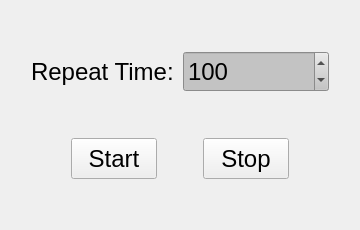
                <widget class="QWidget" name="tbDryRun">
                 <attribute name="title">
                  <string>Tab 2</string>
                 </attribute>
                 <layout class="QGridLayout" name="gridLayout_10">
                  <item row="0" column="0">
                   <layout class="QVBoxLayout" name="verticalLayout_3">
                    <property name="leftMargin">
                     <number>20</number>
                    </property>
                    <property name="rightMargin">
                     <number>20</number>
                    </property>
                    <item>
                     <spacer name="verticalSpacer_8">
                      <property name="orientation">
                       <enum>Qt::Vertical</enum>
                      </property>
                      <property name="sizeHint" stdset="0">
                       <size>
                        <width>20</width>
                        <height>40</height>
                       </size>
                      </property>
                     </spacer>
                    </item>
                    <item>
                     <layout class="QHBoxLayout" name="horizontalLayout_7">
                      <item>
                       <widget class="QLabel" name="label_8">
                        <property name="minimumSize">
                         <size>
                          <width>0</width>
                          <height>41</height>
                         </size>
                        </property>
                        <property name="font">
                         <font>
                          <family>Arial</family>
                          <pointsize>18</pointsize>
                         </font>
                        </property>
                        <property name="text">
                         <string>Repeat Time:</string>
                        </property>
                       </widget>
                      </item>
                      <item>
                       <widget class="QSpinBox" name="sbRepeatTime">
                        <property name="minimumSize">
                         <size>
                          <width>0</width>
                          <height>41</height>
                         </size>
                        </property>
                        <property name="font">
                         <font>
                          <family>Arial</family>
                          <pointsize>18</pointsize>
                         </font>
                        </property>
                        <property name="styleSheet">
                         <string notr="true">background-color:  rgb(195, 195, 195);</string>
                        </property>
                        <property name="maximum">
                         <number>9999</number>
                        </property>
                        <property name="value">
                         <number>100</number>
                        </property>
                       </widget>
                      </item>
                     </layout>
                    </item>
                    <item>
                     <spacer name="verticalSpacer_3">
                      <property name="orientation">
                       <enum>Qt::Vertical</enum>
                      </property>
                      <property name="sizeHint" stdset="0">
                       <size>
                        <width>20</width>
                        <height>40</height>
                       </size>
                      </property>
                     </spacer>
                    </item>
                    <item>
                     <layout class="QHBoxLayout" name="horizontalLayout_9">
                      <item>
                       <spacer name="horizontalSpacer_5">
                        <property name="orientation">
                         <enum>Qt::Horizontal</enum>
                        </property>
                        <property name="sizeHint" stdset="0">
                         <size>
                          <width>40</width>
                          <height>20</height>
                         </size>
                        </property>
                       </spacer>
                      </item>
                      <item>
                       <widget class="QPushButton" name="pbDryRunStart">
                        <property name="minimumSize">
                         <size>
                          <width>86</width>
                          <height>41</height>
                         </size>
                        </property>
                        <property name="maximumSize">
                         <size>
                          <width>86</width>
                          <height>16777215</height>
                         </size>
                        </property>
                        <property name="font">
                         <font>
                          <family>Arial</family>
                          <pointsize>18</pointsize>
                         </font>
                        </property>
                        <property name="styleSheet">
                         <string notr="true">background-color:rgb(68, 114, 196);
            color: white;   
            border-radius: 5px;}
		QPushButton:hover{background-color:rgb(195,195,195); 
            color: blue;}
		QPushButton:pressed{background-color:rgb(85, 170, 255);</string>
                        </property>
                        <property name="text">
                         <string>Start</string>
                        </property>
                       </widget>
                      </item>
                      <item>
                       <spacer name="horizontalSpacer_3">
                        <property name="orientation">
                         <enum>Qt::Horizontal</enum>
                        </property>
                        <property name="sizeHint" stdset="0">
                         <size>
                          <width>40</width>
                          <height>20</height>
                         </size>
                        </property>
                       </spacer>
                      </item>
                      <item>
                       <widget class="QPushButton" name="pbDryRunStop">
                        <property name="minimumSize">
                         <size>
                          <width>86</width>
                          <height>41</height>
                         </size>
                        </property>
                        <property name="maximumSize">
                         <size>
                          <width>86</width>
                          <height>16777215</height>
                         </size>
                        </property>
                        <property name="font">
                         <font>
                          <family>Arial</family>
                          <pointsize>18</pointsize>
                         </font>
                        </property>
                        <property name="styleSheet">
                         <string notr="true">background-color:rgb(68, 114, 196);
            color: white;   
            border-radius: 5px;}
		QPushButton:hover{background-color:rgb(195,195,195); 
            color: blue;}
		QPushButton:pressed{background-color:rgb(85, 170, 255);</string>
                        </property>
                        <property name="text">
                         <string>Stop</string>
                        </property>
                       </widget>
                      </item>
                      <item>
                       <spacer name="horizontalSpacer_6">
                        <property name="orientation">
                         <enum>Qt::Horizontal</enum>
                        </property>
                        <property name="sizeHint" stdset="0">
                         <size>
                          <width>40</width>
                          <height>20</height>
                         </size>
                        </property>
                       </spacer>
                      </item>
                     </layout>
                    </item>
                   </layout>
                  </item>
                  <item row="1" column="0">
                   <spacer name="verticalSpacer_9">
                    <property name="orientation">
                     <enum>Qt::Vertical</enum>
                    </property>
                    <property name="sizeHint" stdset="0">
                     <size>
                      <width>20</width>
                      <height>40</height>
                     </size>
                    </property>
                   </spacer>
                  </item>
                 </layout>
                </widget>
